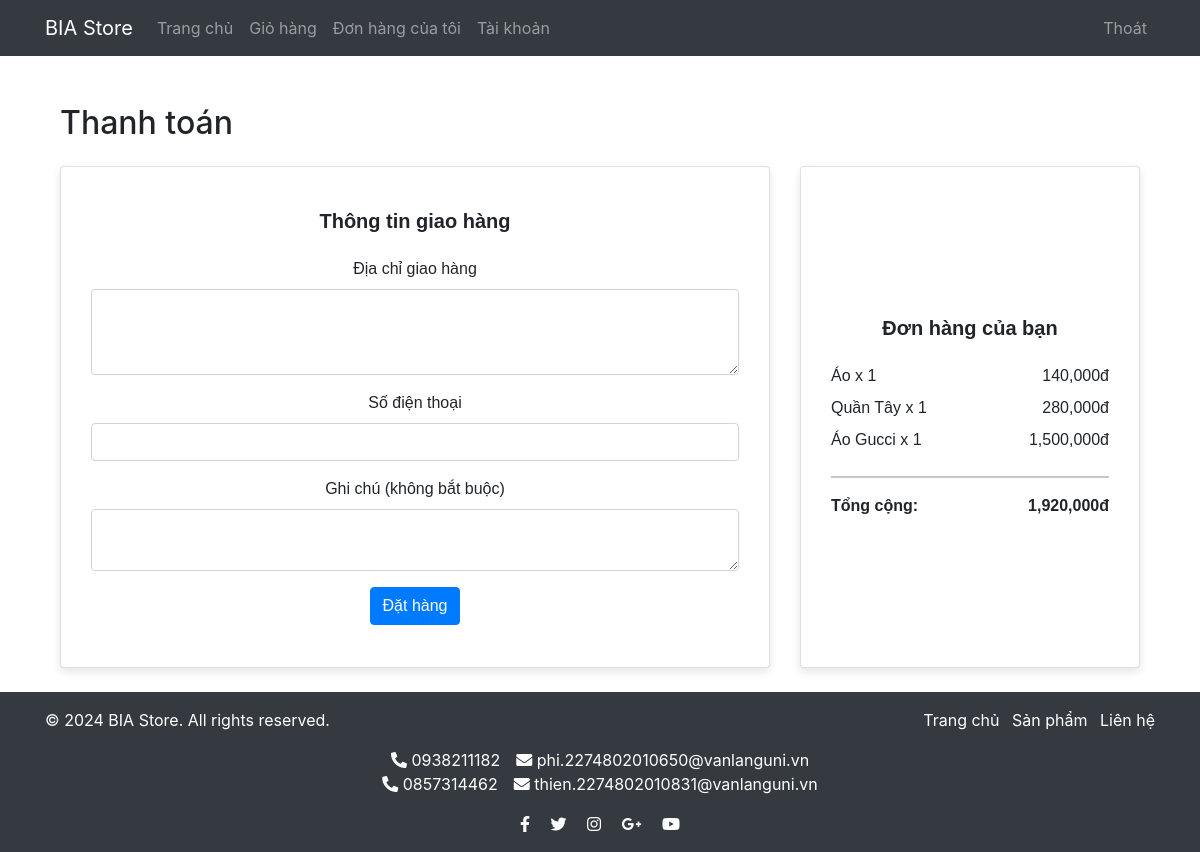
The page /checkout (signed in) on the database its author committed.
### app.py (models this page shows)
class CartItem(db.Model):
    id = db.Column(db.Integer, primary_key=True)
    user_id = db.Column(db.Integer, db.ForeignKey('user.id'), nullable=False)
    product_id = db.Column(db.Integer, db.ForeignKey('product.id'), nullable=False)
    quantity = db.Column(db.Integer, default=1)
    added_at = db.Column(db.DateTime, default=datetime.utcnow)

class Product(db.Model):
    id = db.Column(db.Integer, primary_key=True)
    name = db.Column(db.String(200), nullable=False)
    description = db.Column(db.Text)
    price = db.Column(db.Float, nullable=False)
    sale_price = db.Column(db.Float)  # Giá khuyến mãi
    image_url = db.Column(db.String(500))
    category_id = db.Column(db.Integer, db.ForeignKey('category.id'))
    stock = db.Column(db.Integer, default=0)
    created_at = db.Column(db.DateTime, default=datetime.utcnow)
    updated_at = db.Column(db.DateTime, onupdate=datetime.utcnow)
    cart_items = db.relationship('CartItem', backref='product', lazy=True)
    order_items = db.relationship('OrderItem', backref='product', lazy=True)

### app.py (the view, shortened to what this page needs)
@app.route('/checkout', methods=['GET', 'POST'])
@login_required
def checkout():
    cart_items = CartItem.query.filter_by(user_id=current_user.id).all()
    if not cart_items:
        flash('Giỏ hàng trống!', 'danger')
        return redirect(url_for('view_cart'))
    total = sum(item.product.price * item.quantity for item in cart_items)
    return render_template('checkout.html', cart_items=cart_items, total=total)

### app.py (called while the page is built)
@login_manager.user_loader
def load_user(user_id):
    return User.query.get(int(user_id))

### templates/checkout.html
{% extends "base.html" %}
{% block content %}
<div class="container py-4">
    <h2 class="mb-4">Thanh toán</h2>
    <div class="row">
        <div class="col-md-8">
            <div class="card mb-4">
                <div class="card-body">
                    <h5 class="card-title mb-4">Thông tin giao hàng</h5>
                    <form method="POST">
                        <div class="mb-3">
                            <label for="address" class="form-label">Địa chỉ giao hàng</label>
                            <textarea class="form-control" id="address" name="address" rows="3" required></textarea>
                        </div>
                        <div class="mb-3">
                            <label for="phone" class="form-label">Số điện thoại</label>
                            <input type="tel" class="form-control" id="phone" name="phone" required>
                        </div>
                        <div class="mb-3">
                            <label for="note" class="form-label">Ghi chú (không bắt buộc)</label>
                            <textarea class="form-control" id="note" name="note" rows="2"></textarea>
                        </div>
                        <button type="submit" class="btn btn-primary">Đặt hàng</button>
                    </form>
                </div>
            </div>
        </div>
        <div class="col-md-4">
            <div class="card">
                <div class="card-body">
                    <h5 class="card-title mb-4">Đơn hàng của bạn</h5>
                    {% for item in cart_items %}
                    <div class="d-flex justify-content-between mb-2">
                        <div>
                            {{ item.product.name }} x {{ item.quantity }}
                        </div>
                        <div>
                            {{ "{:,.0f}".format(item.product.price * item.quantity) }}đ
                        </div>
                    </div>
                    {% endfor %}
                    <hr>
                    <div class="d-flex justify-content-between">
                        <strong>Tổng cộng:</strong>
                        <strong>{{ "{:,.0f}".format(total) }}đ</strong>
                    </div>
                </div>
            </div>
        </div>
    </div>
</div>
{% endblock %}

### static/style.css (style rules this page uses)
.card { font-family: Arial, Helvetica, sans-serif; display: flex; flex-direction: column; align-items: center; justify-content: space-between; height: 100%; border: 1px solid #ddd; border-radius: 8px; box-shadow: 0 4px 8px rgba(0, 0, 0, 0.1); transition: transform 0.3s; overflow: hidden; padding: 10px; background-color: white; }
.card-body { flex-grow: 1; display: flex; flex-direction: column; justify-content: center; text-align: center; width: 100%; }
.card-title { font-size: 1.25em; font-weight: bold; margin-bottom: 0.5em; }

### rows shown on the page
CartItem: product.name "Áo", quantity "1"
Product: item.product.price*item.quantity "140,000"
CartItem: product.name "Quần Tây", quantity "1"
Product: item.product.price*item.quantity "280,000"
CartItem: product.name "Áo Gucci", quantity "1"
Product: item.product.price*item.quantity "1,500,000"

### other values the page prints
{{ "{:,.0f}".format(total) }} "1,920,000"
